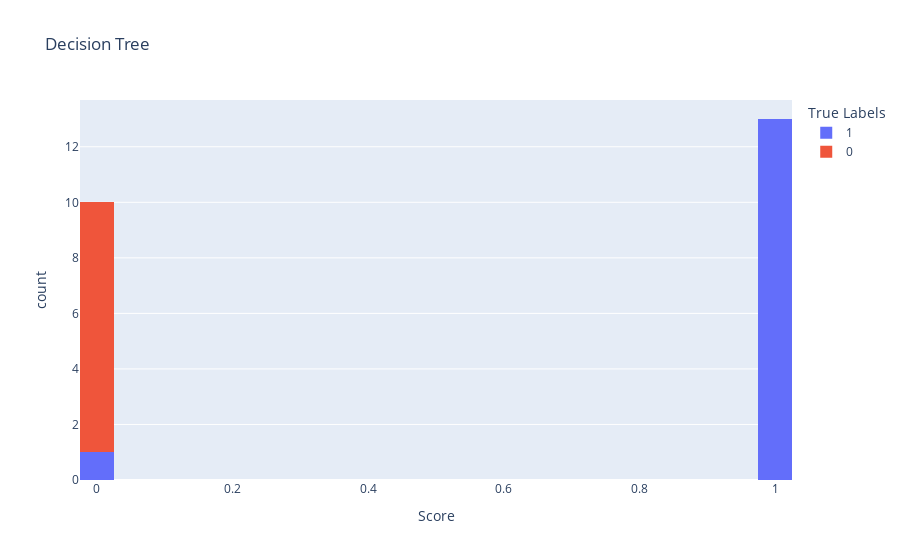
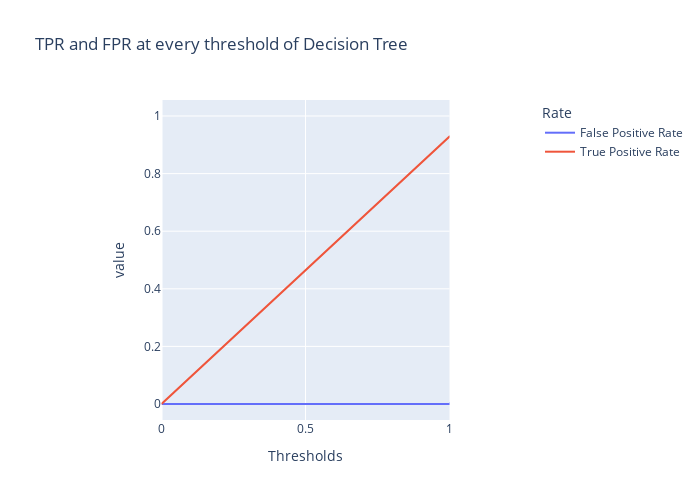

Notebook code for these charts, in order:
### Code cell
fig_hist = px.histogram(
    x=probs_dt,
    title='Decision Tree', 
    color=y_test, nbins=50,
    labels=dict(color='True Labels', x='Score',
    )
)

fig_hist.show()
df = pd.DataFrame({
    'False Positive Rate': fpr_dt,
    'True Positive Rate': tpr_dt,
})
df.index.name = "Thresholds"
df.columns.name = "Rate"

fig_thresh = px.line(
    df, title='TPR and FPR at every threshold of Decision Tree',
    width=700, height=500
)

fig_thresh.update_yaxes(scaleanchor="x", scaleratio=1)
fig_thresh.update_xaxes(range=[0, 1], constrain='domain')
fig_thresh.show()

### Figure 1 — Plotly figure (JSON) as saved in the notebook; plotly's stock layout.template omitted (floating-point values rounded to 4 significant figures)
{"data": [{"alignmentgroup": "True", "bingroup": "x", "hovertemplate": "True Labels=1<br>Score=%{x}<br>count=%{y}<extra></extra>", "legendgroup": "1", "marker": {"color": "#636efa", "pattern": {"shape": ""}}, "name": "1", "nbinsx": 50, "offsetgroup": "1", "orientation": "v", "showlegend": true, "type": "histogram", "x": [1, 1, 1, 1, 1, 1, 1, 1, 1, 1, 0, 1, 1, 1], "xaxis": "x", "yaxis": "y"}, {"alignmentgroup": "True", "bingroup": "x", "hovertemplate": "True Labels=0<br>Score=%{x}<br>count=%{y}<extra></extra>", "legendgroup": "0", "marker": {"color": "#EF553B", "pattern": {"shape": ""}}, "name": "0", "nbinsx": 50, "offsetgroup": "0", "orientation": "v", "showlegend": true, "type": "histogram", "x": [0, 0, 0, 0, 0, 0, 0, 0, 0], "xaxis": "x", "yaxis": "y"}], "layout": {"barmode": "relative", "legend": {"title": {"text": "True Labels"}, "tracegroupgap": 0}, "title": {"text": "Decision Tree"}, "xaxis": {"anchor": "y", "domain": [0, 1], "title": {"text": "Score"}}, "yaxis": {"anchor": "x", "domain": [0, 1], "title": {"text": "count"}}}}

### Figure 2 — Plotly figure (JSON) as saved in the notebook; plotly's stock layout.template omitted (floating-point values rounded to 4 significant figures)
{"data": [{"hovertemplate": "Rate=False Positive Rate<br>Thresholds=%{x}<br>value=%{y}<extra></extra>", "legendgroup": "False Positive Rate", "line": {"color": "#636efa", "dash": "solid"}, "marker": {"symbol": "circle"}, "mode": "lines", "name": "False Positive Rate", "orientation": "v", "showlegend": true, "type": "scatter", "x": [0, 1, 2], "xaxis": "x", "y": [0, 0, 1], "yaxis": "y"}, {"hovertemplate": "Rate=True Positive Rate<br>Thresholds=%{x}<br>value=%{y}<extra></extra>", "legendgroup": "True Positive Rate", "line": {"color": "#EF553B", "dash": "solid"}, "marker": {"symbol": "circle"}, "mode": "lines", "name": "True Positive Rate", "orientation": "v", "showlegend": true, "type": "scatter", "x": [0, 1, 2], "xaxis": "x", "y": [0, 0.9286, 1], "yaxis": "y"}], "layout": {"height": 500, "legend": {"title": {"text": "Rate"}, "tracegroupgap": 0}, "title": {"text": "TPR and FPR at every threshold of Decision Tree"}, "width": 700, "xaxis": {"anchor": "y", "constrain": "domain", "domain": [0, 1], "range": [0, 1], "title": {"text": "Thresholds"}}, "yaxis": {"anchor": "x", "domain": [0, 1], "scaleanchor": "x", "scaleratio": 1, "title": {"text": "value"}}}}
